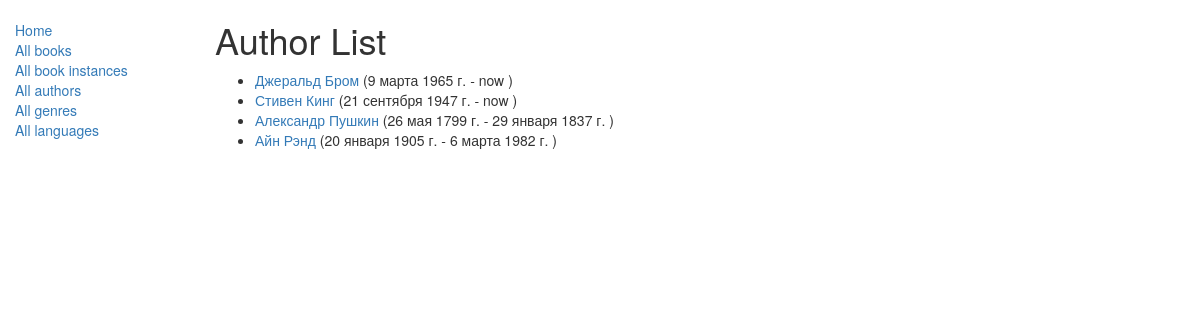
The app's page /catalog/authors/, older data.
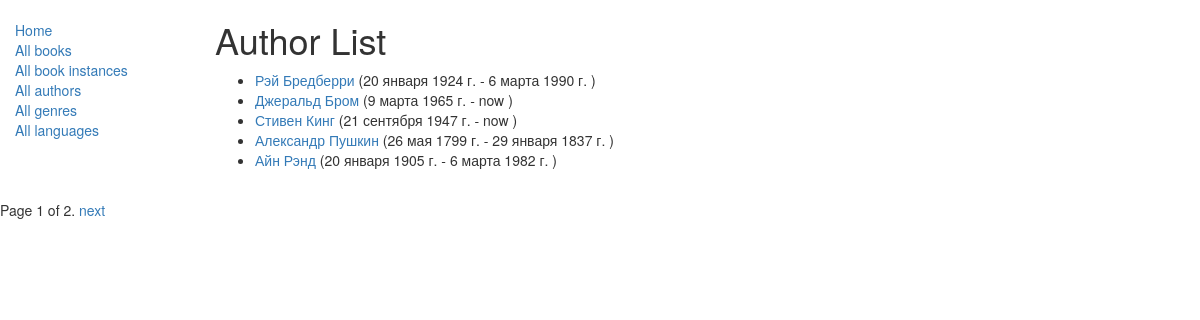
The same page, newer data.
### catalog/models.py (models this page shows, shortened)
class Author(models.Model):
    first_name = models.CharField(max_length=100)
    last_name = models.CharField(max_length=100)
    date_of_birth = models.DateField(null=True, blank=True)
    date_of_death = models.DateField('Died', null=True, blank=True)
    def get_absolute_url(self):
        return reverse('author-detail', args=[str(self.id)])
    class Meta:
        ordering = ['last_name',]

### catalog/views.py (the view)
# urls.py: path('authors/', views.AuthorListView.as_view(), name='authors'),
class AuthorListView(generic.ListView):
    model = Author
    template_name = 'catalog/author_list.html'
    paginate_by = 5
    def get_queryset(self):
        return Author.objects.all()

### catalog/templates/catalog/author_list.html
{% extends "base_generic.html" %}
{% block content %}
    <h1>Author List</h1>
    {% if author_list %}
    <ul>
      {% for author in author_list %}
      <li>
        <a href="{{ author.get_absolute_url }}">{{ author.first_name }} {{ author.last_name }}</a> ({{author.date_of_birth}} -
          {% if author.date_of_death%}{{author.date_of_death}}
          {% else %} now
          {% endif %})
      </li>
      {% endfor %}
    </ul>
    {% else %}
      <p>There are no authors in the library.</p>
    {% endif %}
{% endblock %}

Row changes from the older to the newer data that the page shows:
added Author: first_name "Рэй", last_name "Бредберри", date_of_birth "20 января 1924 г.", date_of_death "6 марта 1990 г."
Text that changed along with them:
{{ page_obj.number }}: (not shown) → "1"
{{ page_obj.paginator.num_pages }}: (not shown) → "2"
text now shown: "Page of . next"
